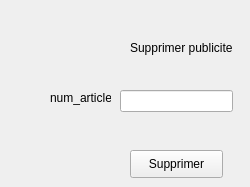
        <widget class="QWidget" name="tab_16">
         <attribute name="title">
          <string>Supprimer</string>
         </attribute>
         <widget class="QLabel" name="label_33">
          <property name="geometry">
           <rect>
            <x>50</x>
            <y>90</y>
            <width>61</width>
            <height>16</height>
           </rect>
          </property>
          <property name="text">
           <string>num_article</string>
          </property>
         </widget>
         <widget class="QLineEdit" name="num_articleSuppr_2">
          <property name="geometry">
           <rect>
            <x>120</x>
            <y>90</y>
            <width>113</width>
            <height>22</height>
           </rect>
          </property>
         </widget>
         <widget class="QPushButton" name="supprimerPub_2">
          <property name="geometry">
           <rect>
            <x>130</x>
            <y>150</y>
            <width>93</width>
            <height>28</height>
           </rect>
          </property>
          <property name="text">
           <string>Supprimer</string>
          </property>
         </widget>
         <widget class="QLabel" name="label_34">
          <property name="geometry">
           <rect>
            <x>130</x>
            <y>40</y>
            <width>111</width>
            <height>16</height>
           </rect>
          </property>
          <property name="text">
           <string>Supprimer publicite</string>
          </property>
         </widget>
        </widget>
